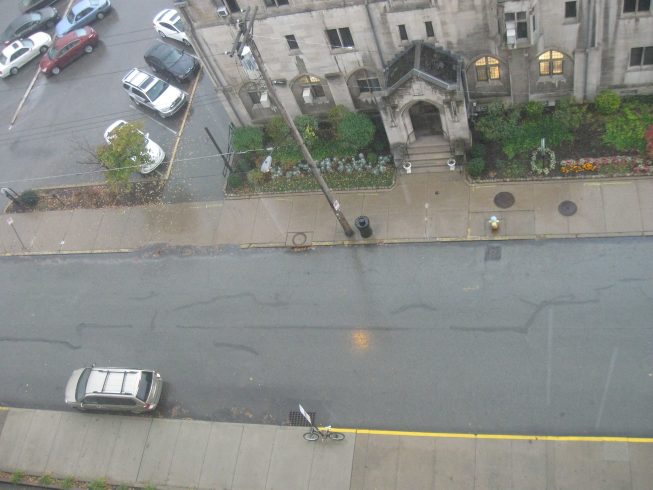
#> input picture test-images/dith1.JPG, 1306 x 979 px (shown at 1/2 size)
$ python -i stitcher.py   (imports and definitions only)
#> lines starting #> are read from the running program, lines starting #| are printed output that depends on the picture; after the words box and inside, x2 and y2 are one past the last pixel; in counts of white or black regions, pixels touching at a corner belong together
#> further down, picture is the input picture: shape (979, 1306, 3); mean B, G, R 136, 139.8, 137.6
import cv2
import numpy as np

# [95 lines left out: functions stitch, _gradient_blend, not called in this run]


def _crop_black_borders(img: np.ndarray) -> np.ndarray:
    gray = cv2.cvtColor(img, cv2.COLOR_BGR2GRAY)
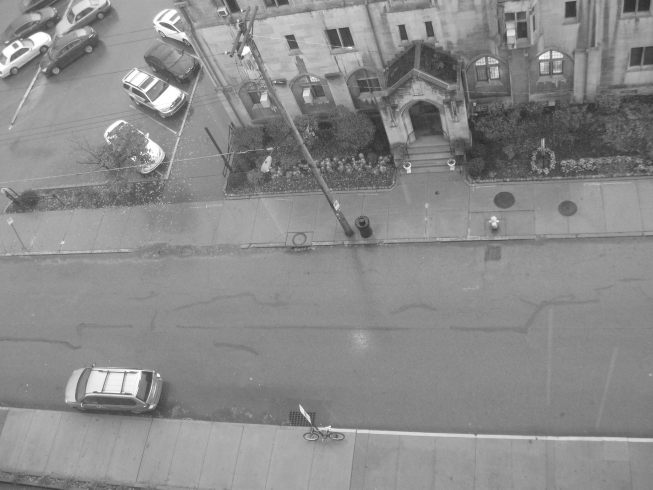
#> gray: shape (979, 1306) (shown at 1/2 size); min 37, max 255, mean 138.7
    _, thresh = cv2.threshold(gray, 1, 255, cv2.THRESH_BINARY)
#> thresh: shape (979, 1306); every value is 255
    coords = cv2.findNonZero(thresh)
#> coords = contour of 1278574 points, box (x1, y1, x2, y2) (0, 0, 1306, 979), area 0
    if coords is None:
        return img
    x, y, w, h = cv2.boundingRect(coords)
#> x = 0; y = 0; w = 1306; h = 979
    return img[y:y + h, x:x + w]

>>> import cv2
>>> picture = cv2.imread('test-images/dith1.JPG')
>>> result = _crop_black_borders(picture)

$ run again, on test-images/dith2.JPG
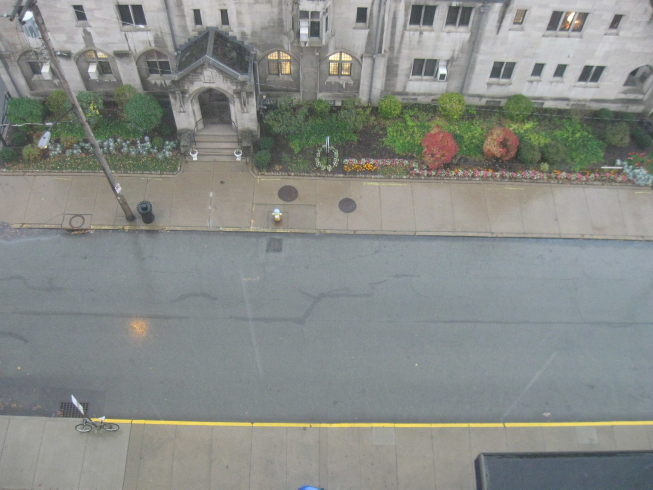
#> input picture test-images/dith2.JPG, 1306 x 979 px (shown at 1/2 size)
#> picture is the input picture: shape (979, 1306, 3); mean B, G, R 135.9, 139.5, 136.1
#> in _crop_black_borders, `gray = cv2.cvtColor(img, cv2.COLOR_BGR2GRAY)`:
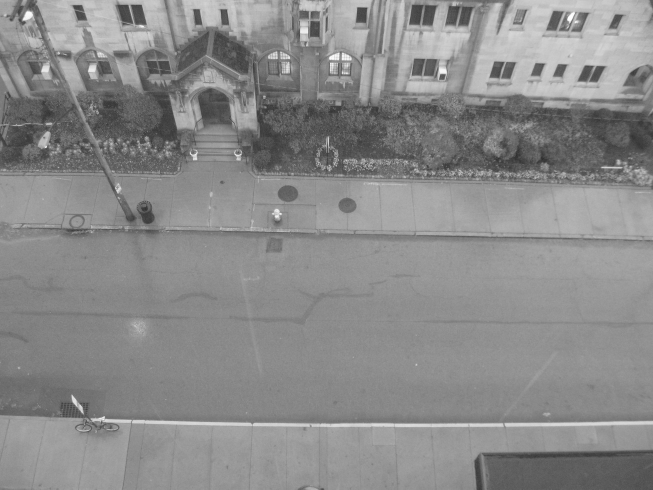
#> gray: shape (979, 1306) (shown at 1/2 size); min 43, max 255, mean 138
#> thresh: shape (979, 1306); every value is 255
#> coords = contour of 1278574 points, box (x1, y1, x2, y2) (0, 0, 1306, 979), area 0
#> x = 0; w = 1306; h = 979

$ run again, on test-images/dith3.JPG
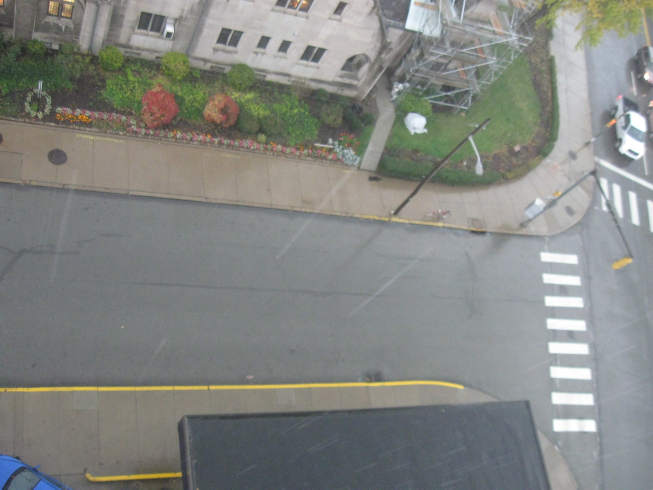
#> input picture test-images/dith3.JPG, 1306 x 979 px (shown at 1/2 size)
#> picture is the input picture: shape (979, 1306, 3); mean B, G, R 130.3, 134.3, 131.7
#> in _crop_black_borders, `gray = cv2.cvtColor(img, cv2.COLOR_BGR2GRAY)`:
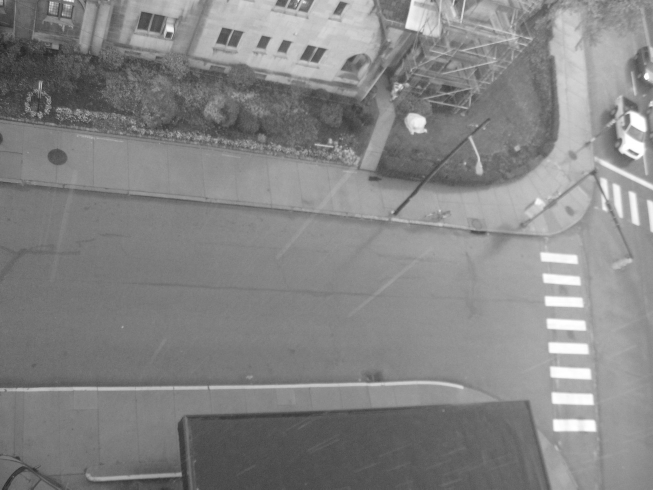
#> gray: shape (979, 1306) (shown at 1/2 size); min 30, max 255, mean 133.1
#> thresh: shape (979, 1306); every value is 255
#> coords = contour of 1278574 points, box (x1, y1, x2, y2) (0, 0, 1306, 979), area 0
#> x = 0; w = 1306; h = 979

$ run again, on test-images/schenley1.JPG
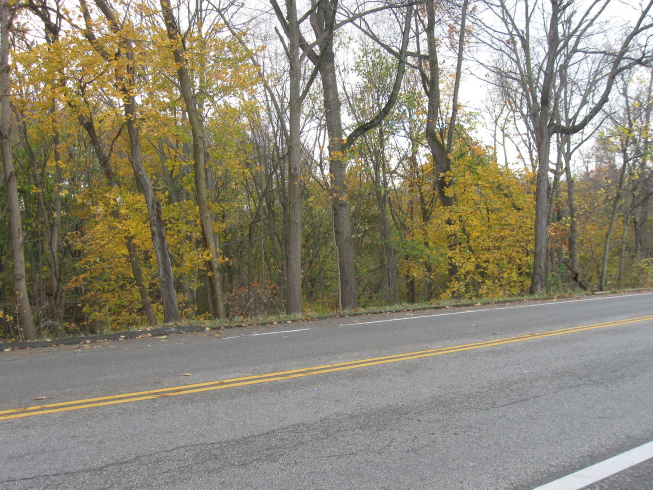
#> input picture test-images/schenley1.JPG, 1306 x 979 px (shown at 1/2 size)
#> picture is the input picture: shape (979, 1306, 3); mean B, G, R 119.6, 136.1, 141.1
#> in _crop_black_borders, `gray = cv2.cvtColor(img, cv2.COLOR_BGR2GRAY)`:
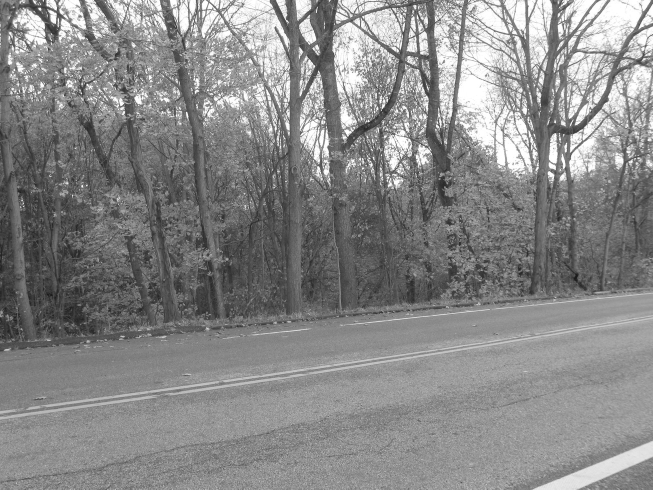
#> gray: shape (979, 1306) (shown at 1/2 size); min 20, max 255, mean 135.7
#> thresh: shape (979, 1306); every value is 255
#> coords = contour of 1278574 points, box (x1, y1, x2, y2) (0, 0, 1306, 979), area 0
#> x = 0; w = 1306; h = 979
